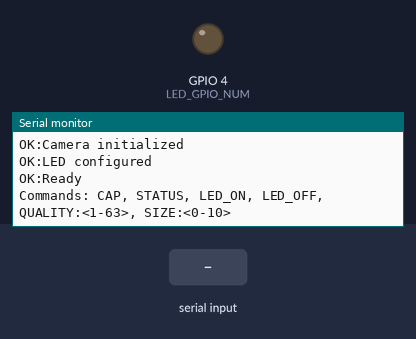
A sketch run on a simulated ESP32. On the bench: output pins drawn as LEDs (lit = HIGH), the last lines printed to the serial monitor. The test bench sets the inputs (shaded band). The camera gives no picture.

Above: at 2.5 s.
2.6 s: "QUALITY:\n" received over Serial
At 3.1 s:
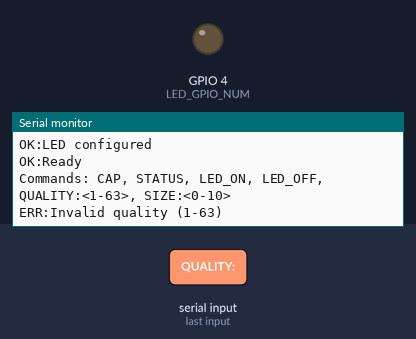
4.1 s: "SIZE:\n" received over Serial
At 4.6 s:
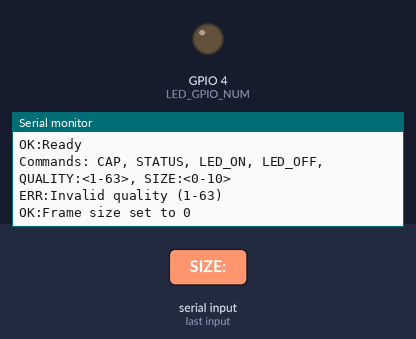
5.6 s: "90,45\n" received over Serial
At 6.9 s:
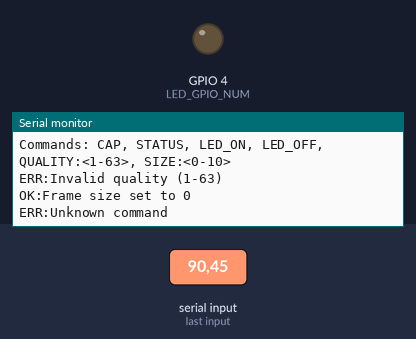

The sketch:

ESP32CAM_SerialCam.ino
```cpp
/**
 * ESP32-CAM Serial Camera
 *
 * MDBT53(nRF52833)과 시리얼 통신을 통해 사진을 촬영하고 전송하는 펌웨어
 *
 * 통신 프로토콜:
 *   명령 수신: "CAP\n"  → 사진 촬영 후 전송
 *   명령 수신: "STATUS\n" → 상태 확인
 *
 *   응답 형식 (사진 전송):
 *     1. "IMG:<length>\n"  (헤더 - length는 JPEG 크기)
 *     2. <JPEG 바이너리 데이터>
 *     3. "END:<checksum>\n" (종료 - checksum은 XOR 체크섬)
 *
 *   에러 응답:
 *     "ERR:<message>\n"
 *
 * 하드웨어 연결:
 *   ESP32-CAM TX (GPIO1) → MDBT53 RX
 *   ESP32-CAM RX (GPIO3) → MDBT53 TX
 *   GND ↔ GND
 *
 * 주의: ESP32-CAM의 GPIO1, GPIO3는 기본 Serial 포트입니다.
 *       프로그래밍 시에는 USB-TTL을 분리해야 합니다.
 */

#include "esp_camera.h"
#include "FS.h"
#include "SD_MMC.h"

// ===========================
// 카메라 모델 선택 (AI-Thinker ESP32-CAM)
// ===========================
#define CAMERA_MODEL_AI_THINKER

// 카메라 핀 정의
#define PWDN_GPIO_NUM  32
#define RESET_GPIO_NUM -1
#define XCLK_GPIO_NUM  0
#define SIOD_GPIO_NUM  26
#define SIOC_GPIO_NUM  27
#define Y9_GPIO_NUM    35
#define Y8_GPIO_NUM    34
#define Y7_GPIO_NUM    39
#define Y6_GPIO_NUM    36
#define Y5_GPIO_NUM    21
#define Y4_GPIO_NUM    19
#define Y3_GPIO_NUM    18
#define Y2_GPIO_NUM    5
#define VSYNC_GPIO_NUM 25
#define HREF_GPIO_NUM  23
#define PCLK_GPIO_NUM  22
#define LED_GPIO_NUM   4

// ===========================
// 시리얼 통신 설정
// ===========================
#define SERIAL_BAUD_RATE 115200
#define SERIAL_TIMEOUT_MS 5000

// 프로토콜 정의
#define CMD_CAPTURE    "CAP"
#define CMD_STATUS     "STATUS"
#define CMD_LED_ON     "LED_ON"
#define CMD_LED_OFF    "LED_OFF"
#define CMD_SET_QUALITY "QUALITY"
#define CMD_SET_SIZE    "SIZE"

#define RESP_IMG       "IMG:"
#define RESP_END       "END:"
#define RESP_OK        "OK:"
#define RESP_ERR       "ERR:"

// LED PWM 설정
#define LED_LEDC_FREQ 5000
#define LED_LEDC_RESOLUTION 8

// ===========================
// 전역 변수
// ===========================
String inputBuffer = "";
bool stringComplete = false;
int jpegQuality = 12;  // 1-63, 낮을수록 고품질

// 프레임 크기 옵션
// FRAMESIZE_QVGA (320x240)
// FRAMESIZE_VGA (640x480)
// FRAMESIZE_SVGA (800x600)
// FRAMESIZE_XGA (1024x768)
// FRAMESIZE_SXGA (1280x1024)
// FRAMESIZE_UXGA (1600x1200)
framesize_t frameSize = FRAMESIZE_SVGA;

// ===========================
// 함수 프로토타입
// ===========================
void processCommand(String cmd);
bool captureAndSend();
uint8_t calculateChecksum(uint8_t* data, size_t len);
void sendStatus();
void setLED(bool on);

// ===========================
// Setup 함수
// ===========================
void setup() {
  // 시리얼 초기화
  Serial.begin(SERIAL_BAUD_RATE);
  Serial.setTimeout(SERIAL_TIMEOUT_MS);

  delay(1000);  // 안정화 대기

  Serial.println("\n=== ESP32-CAM Serial Camera ===");
  Serial.println("Initializing...");

  // PSRAM 확인
  if (psramFound()) {
    Serial.println("OK:PSRAM found");
  } else {
    Serial.println("ERR:PSRAM not found");
  }

  // --- 카메라 초기화 설정 ---
  camera_config_t config;
  config.ledc_channel = LEDC_CHANNEL_0;
  config.ledc_timer = LEDC_TIMER_0;
  config.pin_d0 = Y2_GPIO_NUM;
  config.pin_d1 = Y3_GPIO_NUM;
  config.pin_d2 = Y4_GPIO_NUM;
  config.pin_d3 = Y5_GPIO_NUM;
  config.pin_d4 = Y6_GPIO_NUM;
  config.pin_d5 = Y7_GPIO_NUM;
  config.pin_d6 = Y8_GPIO_NUM;
  config.pin_d7 = Y9_GPIO_NUM;
  config.pin_xclk = XCLK_GPIO_NUM;
  config.pin_pclk = PCLK_GPIO_NUM;
  config.pin_vsync = VSYNC_GPIO_NUM;
  config.pin_href = HREF_GPIO_NUM;
  config.pin_sccb_sda = SIOD_GPIO_NUM;
  config.pin_sccb_scl = SIOC_GPIO_NUM;
  config.pin_pwdn = PWDN_GPIO_NUM;
  config.pin_reset = RESET_GPIO_NUM;
  config.xclk_freq_hz = 20000000;
  config.pixel_format = PIXFORMAT_JPEG;
  config.grab_mode = CAMERA_GRAB_WHEN_EMPTY;
  config.fb_location = CAMERA_FB_IN_PSRAM;
  config.jpeg_quality = jpegQuality;
  config.fb_count = 1;

  // PSRAM 사용 가능 시 설정
  if (psramFound()) {
    config.frame_size = frameSize;
    config.jpeg_quality = jpegQuality;
    config.fb_count = 2;
    config.grab_mode = CAMERA_GRAB_LATEST;
  } else {
    config.frame_size = FRAMESIZE_VGA;  // PSRAM 없으면 낮은 해상도
    config.fb_location = CAMERA_FB_IN_DRAM;
  }

  // 카메라 초기화
  esp_err_t err = esp_camera_init(&config);
  if (err != ESP_OK) {
    Serial.printf("ERR:Camera init failed 0x%x\n", err);
    delay(1000);
    ESP.restart();
  }
  Serial.println("OK:Camera initialized");

  // 센서 설정
  sensor_t *s = esp_camera_sensor_get();
  if (s->id.PID == OV3660_PID) {
    s->set_vflip(s, 1);
    s->set_brightness(s, 1);
    s->set_saturation(s, -2);
  }

  // LED 초기화
  ledcAttach(LED_GPIO_NUM, LED_LEDC_FREQ, LED_LEDC_RESOLUTION);
  ledcWrite(LED_GPIO_NUM, 0);  // 초기 OFF
  Serial.println("OK:LED configured");

  Serial.println("OK:Ready");
  Serial.println("Commands: CAP, STATUS, LED_ON, LED_OFF, QUALITY:<1-63>, SIZE:<0-10>");
}

// ===========================
// Loop 함수
// ===========================
void loop() {
  // 시리얼 데이터 수신
  while (Serial.available()) {
    char inChar = (char)Serial.read();

    if (inChar == '\n' || inChar == '\r') {
      if (inputBuffer.length() > 0) {
        stringComplete = true;
      }
    } else {
      inputBuffer += inChar;
    }
  }

  // 명령 처리
  if (stringComplete) {
    inputBuffer.trim();
    processCommand(inputBuffer);
    inputBuffer = "";
    stringComplete = false;
  }

  delay(10);
}

// ===========================
// 명령 처리 함수
// ===========================
void processCommand(String cmd) {
  cmd.toUpperCase();

  if (cmd == CMD_CAPTURE) {
    // 사진 촬영 및 전송
    captureAndSend();
  }
  else if (cmd == CMD_STATUS) {
    // 상태 확인
    sendStatus();
  }
  else if (cmd == CMD_LED_ON) {
    setLED(true);
    Serial.println("OK:LED ON");
  }
  else if (cmd == CMD_LED_OFF) {
    setLED(false);
    Serial.println("OK:LED OFF");
  }
  else if (cmd.startsWith("QUALITY:")) {
    // JPEG 품질 설정 (1-63, 낮을수록 고품질)
    int quality = cmd.substring(8).toInt();
    if (quality >= 1 && quality <= 63) {
      jpegQuality = quality;
      sensor_t *s = esp_camera_sensor_get();
      s->set_quality(s, jpegQuality);
      Serial.printf("OK:Quality set to %d\n", jpegQuality);
    } else {
      Serial.println("ERR:Invalid quality (1-63)");
    }
  }
  else if (cmd.startsWith("SIZE:")) {
    // 프레임 크기 설정 (0-10)
    int size = cmd.substring(5).toInt();
    if (size >= 0 && size <= 10) {
      frameSize = (framesize_t)size;
      sensor_t *s = esp_camera_sensor_get();
      s->set_framesize(s, frameSize);
      Serial.printf("OK:Frame size set to %d\n", size);
    } else {
      Serial.println("ERR:Invalid size (0-10)");
    }
  }
  else {
    Serial.println("ERR:Unknown command");
  }
}

// ===========================
// 사진 촬영 및 전송
// ===========================
bool captureAndSend() {
  // LED 켜기 (촬영 전 조명)
  ledcWrite(LED_GPIO_NUM, 255);
  delay(100);  // 짧은 안정화 시간

  // 카메라 캡처
  camera_fb_t *fb = esp_camera_fb_get();

  // LED 끄기
  ledcWrite(LED_GPIO_NUM, 0);

  if (!fb) {
    Serial.println("ERR:Capture failed");
    return false;
  }

  // 체크섬 계산
  uint8_t checksum = calculateChecksum(fb->buf, fb->len);

  // 헤더 전송: "IMG:<size>\n"
  Serial.printf("IMG:%u\n", fb->len);
  Serial.flush();

  // 수신 측 준비 시간
  delay(10);

  // JPEG 바이너리 데이터 전송
  // 큰 데이터는 청크로 나누어 전송
  const size_t chunkSize = 1024;
  size_t offset = 0;

  while (offset < fb->len) {
    size_t toSend = min(chunkSize, fb->len - offset);
    Serial.write(fb->buf + offset, toSend);
    Serial.flush();
    offset += toSend;

    // 플로우 컨트롤: 너무 빠른 전송 방지
    delayMicroseconds(100);
  }

  // 종료 마커 전송: "\nEND:<checksum>\n"
  Serial.printf("\nEND:%02X\n", checksum);
  Serial.flush();

  // 프레임버퍼 반환
  esp_camera_fb_return(fb);

  return true;
}

// ===========================
// XOR 체크섬 계산
// ===========================
uint8_t calculateChecksum(uint8_t* data, size_t len) {
  uint8_t checksum = 0;
  for (size_t i = 0; i < len; i++) {
    checksum ^= data[i];
  }
  return checksum;
}

// ===========================
// 상태 정보 전송
// ===========================
void sendStatus() {
  Serial.println("OK:ESP32-CAM Status");
  Serial.printf("OK:PSRAM: %s\n", psramFound() ? "Yes" : "No");
  Serial.printf("OK:Free heap: %d bytes\n", ESP.getFreeHeap());
  if (psramFound()) {
    Serial.printf("OK:Free PSRAM: %d bytes\n", ESP.getFreePsram());
  }
  Serial.printf("OK:Quality: %d\n", jpegQuality);
  Serial.printf("OK:Frame size: %d\n", frameSize);
}

// ===========================
// LED 제어
// ===========================
void setLED(bool on) {
  ledcWrite(LED_GPIO_NUM, on ? 128 : 0);  // 50% 밝기
}
```

Measured:
- after the input at 2.6 s, the serial monitor: prints a new line at once (image 1)
- after the input at 4.1 s, the serial monitor: prints a new line at once (image 2)
- after the input at 5.6 s, the serial monitor: prints a new line at once (image 3)
